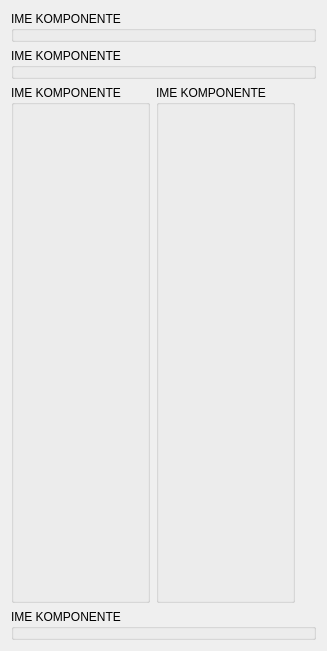
<?xml version="1.0" encoding="UTF-8"?>
<ui version="4.0">
 <class>Form</class>
 <widget class="QWidget" name="Form">
  <property name="geometry">
   <rect>
    <x>0</x>
    <y>0</y>
    <width>327</width>
    <height>651</height>
   </rect>
  </property>
  <property name="windowTitle">
   <string>Form</string>
  </property>
  <layout class="QVBoxLayout" name="verticalLayout">
   <item>
    <widget class="QGroupBox" name="graf1GroupBox">
     <property name="title">
      <string>IME KOMPONENTE</string>
     </property>
     <layout class="QHBoxLayout" name="horizontalLayout">
      <property name="margin">
       <number>3</number>
      </property>
      <item>
       <layout class="QVBoxLayout" name="graf1Layout"/>
      </item>
     </layout>
    </widget>
   </item>
   <item>
    <widget class="QGroupBox" name="graf2GroupBox">
     <property name="title">
      <string>IME KOMPONENTE</string>
     </property>
     <layout class="QHBoxLayout" name="horizontalLayout_2">
      <property name="margin">
       <number>3</number>
      </property>
      <item>
       <layout class="QVBoxLayout" name="graf2Layout"/>
      </item>
     </layout>
    </widget>
   </item>
   <item>
    <layout class="QHBoxLayout" name="horizontalLayout_6">
     <property name="rightMargin">
      <number>0</number>
     </property>
     <item>
      <widget class="QGroupBox" name="rezultatiGroupBox">
       <property name="title">
        <string>IME KOMPONENTE</string>
       </property>
       <layout class="QHBoxLayout" name="horizontalLayout_3">
        <property name="margin">
         <number>3</number>
        </property>
        <item>
         <layout class="QVBoxLayout" name="rezultatLayout"/>
        </item>
       </layout>
      </widget>
     </item>
     <item>
      <widget class="QGroupBox" name="slopeGroupBox">
       <property name="title">
        <string>IME KOMPONENTE</string>
       </property>
       <layout class="QVBoxLayout" name="verticalLayout_2">
        <property name="margin">
         <number>3</number>
        </property>
        <item>
         <layout class="QHBoxLayout" name="horizontalLayout_4">
          <property name="leftMargin">
           <number>0</number>
          </property>
          <property name="rightMargin">
           <number>0</number>
          </property>
          <item>
           <layout class="QVBoxLayout" name="slopeLayout"/>
          </item>
          <item>
           <spacer name="horizontalSpacer_4">
            <property name="orientation">
             <enum>Qt::Horizontal</enum>
            </property>
            <property name="sizeHint" stdset="0">
             <size>
              <width>40</width>
              <height>20</height>
             </size>
            </property>
           </spacer>
          </item>
         </layout>
        </item>
        <item>
         <spacer name="verticalSpacer">
          <property name="orientation">
           <enum>Qt::Vertical</enum>
          </property>
          <property name="sizeHint" stdset="0">
           <size>
            <width>20</width>
            <height>40</height>
           </size>
          </property>
         </spacer>
        </item>
       </layout>
      </widget>
     </item>
     <item>
      <spacer name="horizontalSpacer">
       <property name="orientation">
        <enum>Qt::Horizontal</enum>
       </property>
       <property name="sizeHint" stdset="0">
        <size>
         <width>40</width>
         <height>20</height>
        </size>
       </property>
      </spacer>
     </item>
    </layout>
   </item>
   <item>
    <widget class="QGroupBox" name="kriterijGroupBox">
     <property name="title">
      <string>IME KOMPONENTE</string>
     </property>
     <layout class="QHBoxLayout" name="horizontalLayout_5">
      <property name="margin">
       <number>3</number>
      </property>
      <item>
       <layout class="QVBoxLayout" name="kriterijLayout"/>
      </item>
     </layout>
    </widget>
   </item>
  </layout>
 </widget>
 <resources/>
 <connections/>
</ui>
